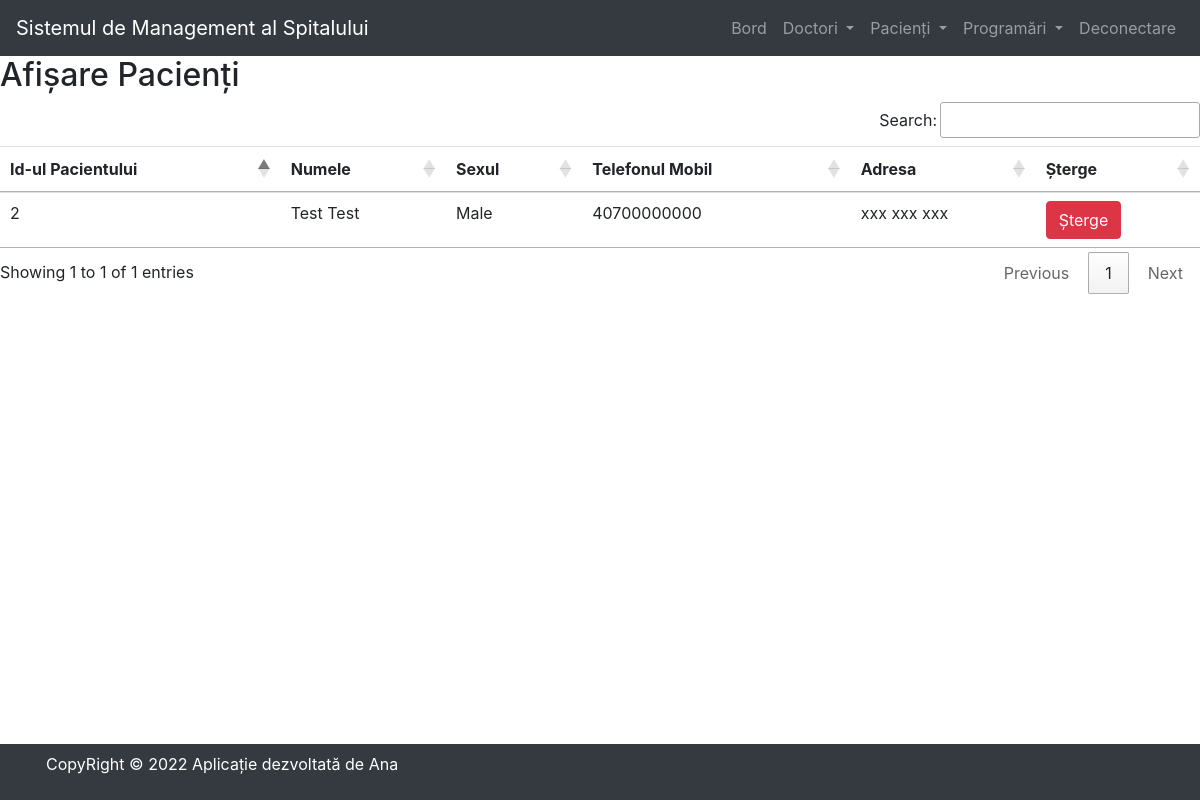
Page /view_patient/ (signed in) on the earlier database version.
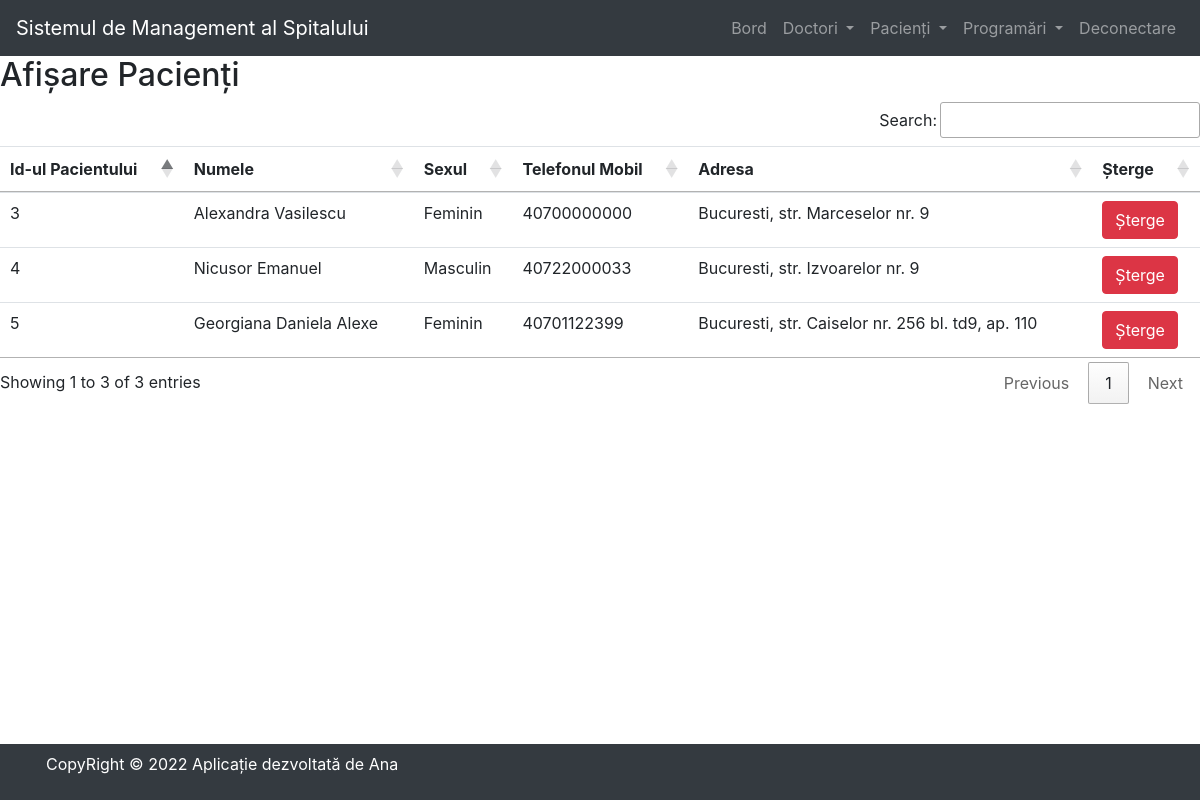
Same page on the later database version.
### hospital/models.py (models this page shows, shortened)
class Patient(models.Model):
    name = models.CharField(max_length=50)
    gender = models.CharField(max_length=10)
    mobile = models.IntegerField(null=True)
    address = models.TextField()

### hospital/views.py (the view)
# urls.py: path('view_patient/', View_Patient, name='view_patient'),
def View_Patient(request):
    if not request.user.is_staff:
        return redirect('login')
    pat = Patient.objects.all()
    p = {'pat': pat}
    return render(request, 'view_patient.html', p)

### hospital/templates/view_patient.html
{% include 'base.html' %}
{% include 'navigation.html' %}
{% block content %}
<div>
    <h2>Afișare Pacienți</h2>
    <table id="example" class="table table-hover">
        <thead>
            <tr>
                <th>Id-ul Pacientului</th>
                <th>Numele</th>
                <th>Sexul</th>
                <th>Telefonul Mobil</th>
                <th>Adresa</th>
                <th>Șterge</th>
            </tr>
        </thead>
        <tbody>
            {% for i in pat %}
            <tr>
                <td>{{i.id}}</td>
                <td>{{i.name}}</td>
                <td>{{i.gender}}</td>
                <td>{{i.mobile}}</td>
                <td>{{i.address}}</td>
                <td><a href="{% url 'delete_patient' i.id %}"
                    onclick="return confirm('Sunteți siguri că vreți să ștergeți acest record?')" class="btn btn-danger">Șterge</a>
                </td>
            </tr>
            {% endfor %}
        </tbody>
    </table>
</div>
{% endblock content %}
{% include 'footer.html' %}

Differences in the rows shown:
removed Patient: id "2", name "Test Test", gender "Male", mobile "40700000000", address "xxx xxx xxx"
added Patient: id "3", name "Alexandra Vasilescu", gender "Feminin", mobile "40700000000", address "Bucuresti, str. Marceselor nr. 9"
added Patient: id "4", name "Nicusor Emanuel", gender "Masculin", mobile "40722000033", address "Bucuresti, str. Izvoarelor nr. 9"
added Patient: id "5", name "Georgiana Daniela Alexe", gender "Feminin", mobile "40701122399", address "Bucuresti, str. Caiselor nr. 256 bl. td9, ap. 110"
Other differences:
text written by a page script: "Search: Showing 1 to 1 of 1 entries Previous 1 Next" → "Search: Showing 1 to 3 of 3 entries Previous 1 Next"
